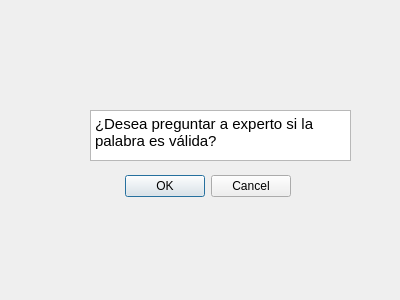
<?xml version="1.0" encoding="UTF-8"?>
<ui version="4.0">
 <class>preguntarExperto</class>
 <widget class="QDialog" name="preguntarExperto">
  <property name="geometry">
   <rect>
    <x>0</x>
    <y>0</y>
    <width>400</width>
    <height>300</height>
   </rect>
  </property>
  <property name="windowTitle">
   <string>Dialog</string>
  </property>
  <widget class="QDialogButtonBox" name="buttonBox">
   <property name="geometry">
    <rect>
     <x>120</x>
     <y>170</y>
     <width>171</width>
     <height>32</height>
    </rect>
   </property>
   <property name="orientation">
    <enum>Qt::Horizontal</enum>
   </property>
   <property name="standardButtons">
    <set>QDialogButtonBox::Cancel|QDialogButtonBox::Ok</set>
   </property>
  </widget>
  <widget class="QTextBrowser" name="textBrowser">
   <property name="geometry">
    <rect>
     <x>90</x>
     <y>110</y>
     <width>261</width>
     <height>51</height>
    </rect>
   </property>
   <property name="html">
    <string>&lt;!DOCTYPE HTML PUBLIC &quot;-//W3C//DTD HTML 4.0//EN&quot; &quot;http://www.w3.org/TR/REC-html40/strict.dtd&quot;&gt;
&lt;html&gt;&lt;head&gt;&lt;meta name=&quot;qrichtext&quot; content=&quot;1&quot; /&gt;&lt;style type=&quot;text/css&quot;&gt;
p, li { white-space: pre-wrap; }
&lt;/style&gt;&lt;/head&gt;&lt;body style=&quot; font-family:'Cantarell'; font-size:11pt; font-weight:400; font-style:normal;&quot;&gt;
&lt;p style=&quot; margin-top:0px; margin-bottom:0px; margin-left:0px; margin-right:0px; -qt-block-indent:0; text-indent:0px;&quot;&gt;¿Desea preguntar a experto si la palabra es válida?&lt;/p&gt;&lt;/body&gt;&lt;/html&gt;</string>
   </property>
  </widget>
 </widget>
 <resources/>
 <connections>
  <connection>
   <sender>buttonBox</sender>
   <signal>accepted()</signal>
   <receiver>preguntarExperto</receiver>
   <slot>accept()</slot>
   <hints>
    <hint type="sourcelabel">
     <x>248</x>
     <y>254</y>
    </hint>
    <hint type="destinationlabel">
     <x>157</x>
     <y>274</y>
    </hint>
   </hints>
  </connection>
  <connection>
   <sender>buttonBox</sender>
   <signal>rejected()</signal>
   <receiver>preguntarExperto</receiver>
   <slot>reject()</slot>
   <hints>
    <hint type="sourcelabel">
     <x>316</x>
     <y>260</y>
    </hint>
    <hint type="destinationlabel">
     <x>286</x>
     <y>274</y>
    </hint>
   </hints>
  </connection>
 </connections>
</ui>
